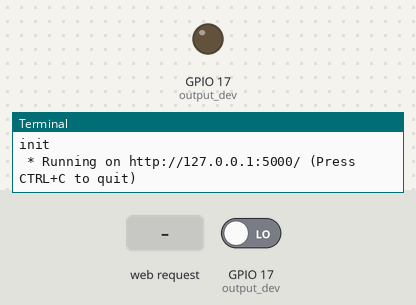
The program below on a simulated Raspberry Pi (BCM pin numbers). Shown: output pins drawn as LEDs (lit = HIGH), the last lines printed to the terminal. The test bench sets the inputs (shaded band); at power-on: GPIO 17 (output_dev) LOW. Parts the program declares active-low are drawn by pin level, so they are really on while drawn off; a web server runs the application; the clock reads 2024-03-15 10:24:30 at power-on unless the program sets it.

Above: at 1.2 s.
1.3 s: HTTP request for /hit_the_button received
At 2.6 s:
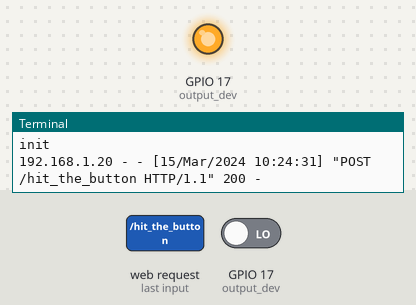
3.3 s: HTTP request for / received
Timing chart, 0 to 6.3 s (numbered marks = the images above; inputs shaded):
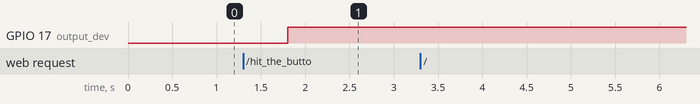

Measured:
- after the input at 1.3 s, GPIO 17 (output_dev): LOW → HIGH after 0.50 s

The program:

app.py
```python
from flask import Flask, abort
import time
import gpiozero
import json

_DEFAULT_GPIO = 17

"""
Init the GPIO pin to be an input with no pull up and active HIGH.
No pull up is very import since we need the GPIO pin to be in a
high impedance (high z) state to emulate a button

NOTE: The active state doesn't really matter as we well never actually sample
        the gpio pin.

"""
def init_gpio_pin(pin: str = _DEFAULT_GPIO) -> gpiozero.InputDevice:
    print("init")
    return gpiozero.InputDevice(pin, pull_up=None, active_state=True)


"""
Emulate a button press with GPIO
"""
def button_press(gpio: gpiozero.InputDevice, press_time: float) -> gpiozero.InputDevice:
    # grab the pin we are using
    pin = gpio.pin
    print(pin)

    # close our input device
    gpio.close()

    # make an output device
    # We need to active low to close the circuit (i.e. connect the grounds)
    # we also make sure that the pin starts in the active state
    output_dev = gpiozero.OutputDevice(17, active_high=False, initial_value=True)

    # delay
    time.sleep(press_time)

    # swap back to input
    output_dev.off()
    output_dev.close()

    # Return the gpio pin back in input
    return init_gpio_pin(17)


###########
# Web Stuffs
###########
app = Flask(__name__)

_gpio = init_gpio_pin(17)

@app.route("/hit_the_button", methods=['POST'])
def hit_the_button():
    global _gpio
    try:
        _gpio = button_press(_gpio, 0.5)
    except Exception as e:
        import traceback
        traceback.format_exc(e)
        abort(500, json.dumps({"exception":f"{e}"}))

    return "Success"


@app.route("/program_the_button", methods=['POST'])
def program_the_button():
    global _gpio
    try:
        _gpio = button_press(_gpio, 3)
    except Exception as e:
        import traceback
        traceback.format_exc(e)
        abort(500, json.dumps({"exception" : f"{e}"}))

    return "Success"


if __name__ == "__main__":
    pass
```
